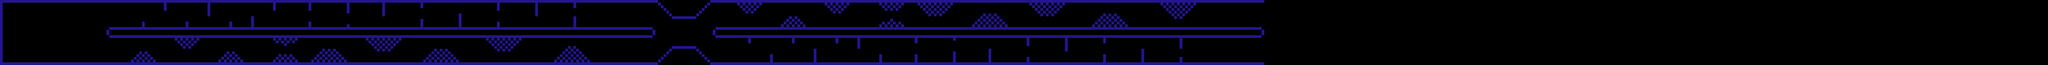

Below is a game level as drawn by its tile map, then a one-line description and the .tmx that defines it (tile-layer data replaced by summaries):
An orthogonal 750x24 tile map with 30x30 px tiles, 1 tile layer (Tile Layer 1) and 2 objects (2x finish).

<map version="1.0" orientation="orthogonal" renderorder="right-down" width="750" height="24" tilewidth="30" tileheight="30" nextobjectid="4">
 <properties>
  <property name="fixed_camera" value="" />
  <property name="gravity" value="125" />
  <property name="spawn_x" value="8" />
  <property name="spawn_y" value="9" />
  <property name="velocity" value="250" />
 </properties>
 <tileset firstgid="1" name="colors" tilewidth="30" tileheight="30" spacing="5" margin="2">
  <image source="../../sprites/35_darklights.png" width="1024" height="1024" />
 </tileset>
 <layer name="Tile Layer 1" width="750" height="24">
  <properties>
   <property name="collision" value="" />
  </properties>
  <data>[18000 cells, 2260 non-empty, 1 distinct tile ids]</data>
 </layer>
 <objectgroup name="Object Layer 1">
  <object id="1" type="finish" x="13860" y="30" width="30" height="300" />
  <object id="3" type="finish" x="13860" y="390" width="30" height="300" />
 </objectgroup>
</map>
